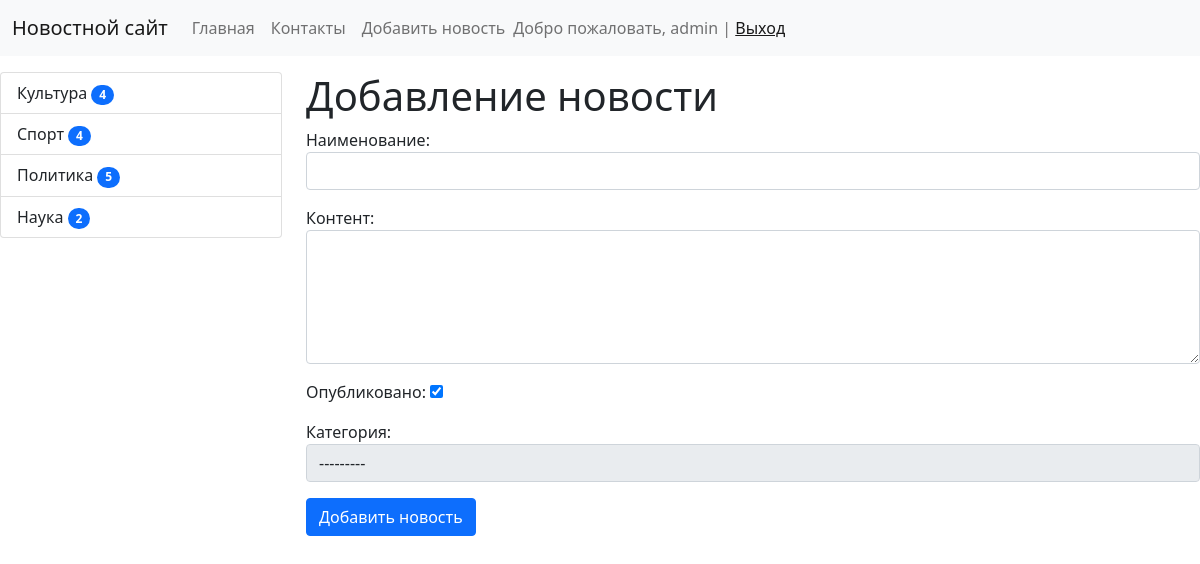
The app's page /news/add-news/ (signed in) with its own data.
### news/models.py (models this page shows)
class Category(models.Model):
    title = models.CharField(max_length=150, db_index=True, verbose_name='Наименование категории')
    def get_absolute_url(self):
        return reverse('category', kwargs={"category_id": self.pk})
    def __str__(self):
        return self.title
    class Meta:
        verbose_name = 'Категория'
        verbose_name_plural = 'Категории'
        ordering = ['title']

### news/views.py (the view)
# urls.py: path('news/add-news/', CreateNews.as_view(), name='add_news'),
class CreateNews(LoginRequiredMixin, CreateView):
    form_class = NewsForm
    template_name = 'news/add_news.html'
    raise_exception = True

### news/forms.py (shortened to what this page needs)
class NewsForm(forms.ModelForm):
    class Meta:
        model = News
        fields = ['title', 'content', 'is_published', 'category']
        widgets = {
            'title': forms.TextInput(attrs={'class': 'form-control'}),
            'content': forms.Textarea(attrs={'class': 'form-control', 'rows': 5}),
            'category': forms.Select(attrs={'class': 'form-control'}),
        }

### news/templatetags/news_tags.py (called while the page is built)
@register.inclusion_tag('news/list_categories.html')
def show_categories(arg1='Hello', arg2='world'):
    categories = Category.objects.annotate(cnt=Count('news', filter=F('news__is_published'))).filter(cnt__gt=0)
    return {"categories": categories, "arg1": arg1, "arg2": arg2}

### news/templates/news/add_news.html (shortened to what this page needs)
{% extends 'base.html' %}
{% block sidebar %}
{% include 'include/_sidebar.html' %}
{% endblock %}
{% block content %}
<h1>Добавление новости</h1>
<form action="{% url 'add_news' %}" method="post">
    {{ form.as_p }}
    <button type="submit" class="btn btn-primary btn-block">Добавить новость</button>
</form>
{% endblock %}

### templates/include/_nav.html (shortened to what this page needs)
<nav class="navbar navbar-expand-lg navbar-light bg-light">
    <div class="container-fluid">
        <a class="navbar-brand" href="{% url 'home' %}">Новостной сайт</a>
        <div class="collapse navbar-collapse" id="navbarSupportedContent">
            <ul class="navbar-nav mr-auto">
                <li class="nav-item"><a class="nav-link" href="{% url 'home' %}">Главная</a></li>
                <li class="nav-item"><a class="nav-link" href="{% url 'contact' %}">Контакты</a></li>
                {% if request.user.is_authenticated %}
                    <li class="nav-item"><a class="nav-link" href="{% url 'add_news' %}">Добавить новость</a></li>
                {% endif %}
            </ul>
            <span class="navbar-text">
                {% if request.user.is_authenticated %}
                Добро пожаловать, {{ user.username }} |  <a href="{% url 'logout' %}">Выход</a>
                {% else %}
                <a href="{%  url 'register' %}">Register</a> | <a href="{%  url 'login' %}">Login</a>
                {% endif %}
            </span>
        </div>
    </div>
</nav>

### news/templates/news/list_categories.html
<div class="list-group">
    {% for item in categories %}
    <a href="{{ item.get_absolute_url }}" class="list-group-item list-group-item-action">{{ item.title }} <span class="badge bg-primary rounded-pill">{{ item.cnt }}</span></a>
    {% endfor %}
</div>

### records on screen
Category: title "Культура", cnt "4"
Category: title "Спорт", cnt "4"
Category: title "Политика", cnt "5"
Category: title "Наука", cnt "2"

### other values on screen
{{ user.username }} "admin"
